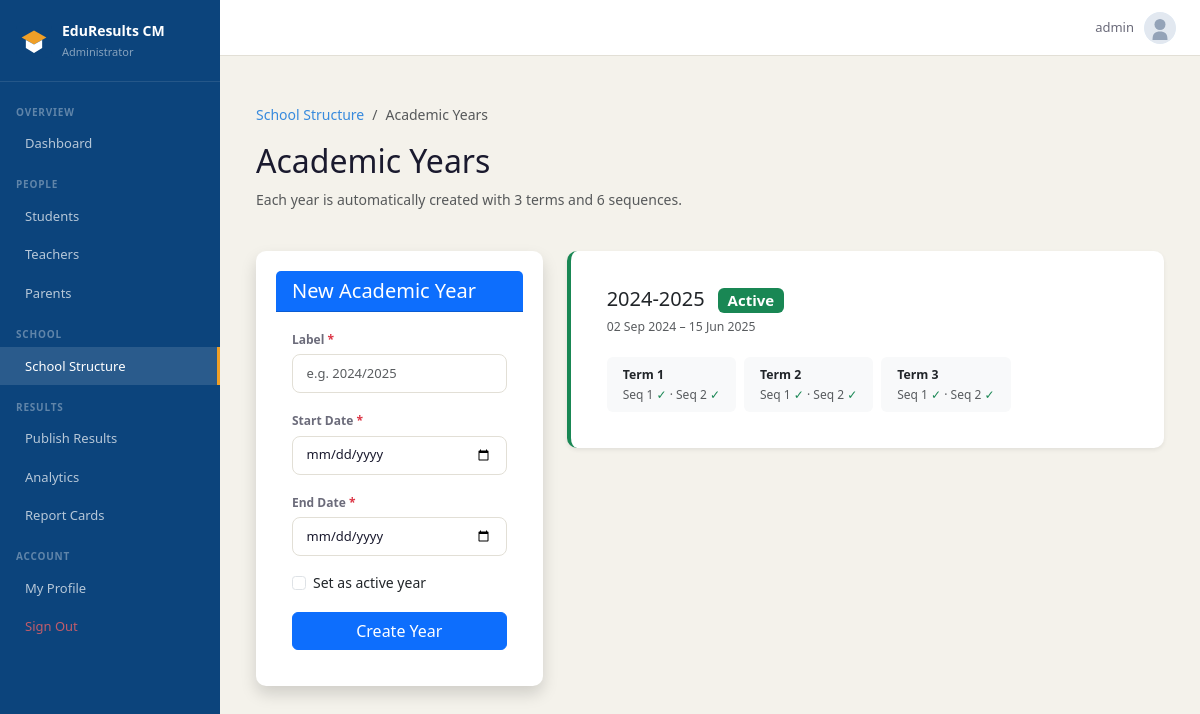
Screenshot of /school/academic-years/ (signed in) with the database file from the repository.
### accounts/models.py (models this page shows, shortened)
class User(AbstractUser):
    ROLE_CHOICES = [
        ('admin',   'Administrator'),
        ('teacher', 'Teacher'),
        ('student', 'Student'),
        ('parent',  'Parent'),
    ]
    role = models.CharField(max_length=10, choices=ROLE_CHOICES, default='student')
    def is_admin(self):   return self.role == 'admin'

### school/models.py (models this page shows, shortened)
class AcademicYear(models.Model):
    label      = models.CharField(max_length=20)        # e.g. "2024-2025"
    start_date = models.DateField()
    end_date   = models.DateField()
    is_active  = models.BooleanField(default=False)
    class Meta:
        ordering = ['-start_date']

class Term(models.Model):
    TERM_CHOICES = [('1', 'Term 1'), ('2', 'Term 2'), ('3', 'Term 3')]
    academic_year = models.ForeignKey(AcademicYear, on_delete=models.CASCADE,
                                      related_name='terms')
    name          = models.CharField(max_length=1, choices=TERM_CHOICES)
    class Meta:
        ordering = ['academic_year', 'name']
        unique_together = ['academic_year', 'name']

class Sequence(models.Model):
    SEQ_CHOICES = [('1', 'Sequence 1'), ('2', 'Sequence 2')]
    term         = models.ForeignKey(Term, on_delete=models.CASCADE,
                                     related_name='sequences')
    name         = models.CharField(max_length=1, choices=SEQ_CHOICES)
    is_published = models.BooleanField(default=False)
    class Meta:
        ordering = ['term', 'name']
        unique_together = ['term', 'name']

### school/views.py (the view, shortened to what this page needs)
# urls.py: path('academic-years/', views.manage_academic_years, name='academic_years'),
@login_required
@role_required('admin')
def manage_academic_years(request):
    years = AcademicYear.objects.prefetch_related('terms__sequences').all()
    return render(request, 'school/academic_years.html', {
        'years': years,
    })

### templates/school/academic_years.html (shortened to what this page needs)
{% extends 'base.html' %}
{% block nav_structure %}active{% endblock %}
{% block content %}
<div class="container mt-4">
    <div class="row mb-4 align-items-center">
        <div class="col">
            <nav aria-label="breadcrumb">
                <ol class="breadcrumb">
                    <li class="breadcrumb-item"><a href="{% url 'school:structure' %}">School Structure</a></li>
                    <li class="breadcrumb-item active">Academic Years</li>
                </ol>
            </nav>
            <h2>Academic Years</h2>
            <p class="text-muted">Each year is automatically created with 3 terms and 6 sequences.</p>
        </div>
    </div>
    <div class="row g-4">
        <div class="col-md-4">
            <div class="card shadow border-0">
                <div class="card-header bg-primary text-white">
                    <h5 class="mb-0"> New Academic Year</h5>
                </div>
                <div class="card-body">
                    <form method="post">
                        <div class="mb-3">
                            <label class="form-label fw-bold">Label <span class="text-danger">*</span></label>
                            <input type="text" name="label" class="form-control" placeholder="e.g. 2024/2025" required>
                        </div>
                        <div class="mb-3">
                            <label class="form-label fw-bold">Start Date <span class="text-danger">*</span></label>
                            <input type="date" name="start_date" class="form-control" required>
                        </div>
                        <div class="mb-3">
                            <label class="form-label fw-bold">End Date <span class="text-danger">*</span></label>
                            <input type="date" name="end_date" class="form-control" required>
                        </div>
                        <div class="mb-3 form-check">
                            <input type="checkbox" name="is_active" class="form-check-input" id="isActive">
                            <label class="form-check-label" for="isActive">Set as active year</label>
                        </div>
                        <button type="submit" class="btn btn-primary w-100">
                             Create Year
                        </button>
                    </form>
                </div>
            </div>
        </div>
        <div class="col-md-8">
            {% for ay in years %}
            <div class="card shadow-sm border-0 mb-3 {% if ay.is_active %}border-start border-success border-4{% endif %}">
                <div class="card-body">
                    <div class="d-flex justify-content-between align-items-start">
                        <div>
                            <h5 class="mb-1">
                                {{ ay.label }}
                                {% if ay.is_active %}
                                <span class="badge bg-success ms-2">Active</span>
                                {% endif %}
                            </h5>
                            <p class="text-muted small mb-2">
                                {{ ay.start_date|date:"d M Y" }} – {{ ay.end_date|date:"d M Y" }}
                            </p>
                        </div>
                    </div>
                    <div class="row g-2 mt-1">
                        {% for term in ay.terms.all %}
                        <div class="col-auto">
                            <div class="bg-light rounded px-3 py-2">
                                <div class="fw-bold small">Term {{ term.name }}</div>
                                <div class="text-muted" style="font-size:.75rem;">
                                    {% for seq in term.sequences.all %}
                                    Seq {{ seq.name }}{% if seq.is_published %} <span class="text-success">✓</span>{% endif %}{% if not forloop.last %} · {% endif %}
                                    {% endfor %}
                                </div>
                            </div>
                        </div>
                        {% endfor %}
                    </div>
                </div>
            </div>
            {% empty %}
            <div class="text-center py-5 text-muted">
                <i class="ti ti-calendar-off fs-1 d-block mb-2"></i>
                No academic years yet. Create one to get started.
            </div>
            {% endfor %}
        </div>
    </div>
</div>
{% endblock %}

### templates/base.html (shortened to what this page needs)
{% load static %}
<!DOCTYPE html>
<html lang="en">
<head>
  <link href="https://cdn.jsdelivr.net/npm/bootstrap@5.3.3/dist/css/bootstrap.min.css" rel="stylesheet">
  <link href="https://cdn.jsdelivr.net/npm/@tabler/icons-webfont@latest/dist/tabler-icons.min.css" rel="stylesheet">
  <link href="{% static 'css/main.css' %}" rel="stylesheet">
</head>
<body>
{% if user.is_authenticated %}
<div class="app-layout">
  <aside class="sidebar" id="sidebar">
    <a href="{% url 'accounts:dashboard' %}" class="sidebar-logo" style="text-decoration: none;">
      <div class="sidebar-logo-icon" style="background: transparent;">
        <img src="{% static 'img/favicon.svg' %}" alt="Logo" style="width: 36px; height: 36px;">
      </div>
      <div>
        <div class="sidebar-app-name text-white">EduResults CM</div>
        <div class="sidebar-role">
          {% if user.is_admin %}Administrator
          {% elif user.is_teacher %}Teacher Portal
          {% elif user.is_student %}Student Portal
          {% elif user.is_parent %}Parent Portal
          {% endif %}
        </div>
      </div>
    </a>
    <nav class="sidebar-nav">
      {% if user.is_admin %}
      <div class="nav-section">Overview</div>
      <a href="{% url 'accounts:dashboard' %}" class="nav-item {% block nav_dashboard %}{% endblock %}">
         Dashboard
      </a>
      <div class="nav-section">People</div>
      <a href="{% url 'accounts:manage_students' %}" class="nav-item {% block nav_students %}{% endblock %}">
         Students
      </a>
      <a href="{% url 'accounts:manage_teachers' %}" class="nav-item {% block nav_teachers %}{% endblock %}">
         Teachers
      </a>
      <a href="{% url 'accounts:manage_parents' %}" class="nav-item {% block nav_parents %}{% endblock %}">
         Parents
      </a>
      <div class="nav-section">School</div>
      <a href="{% url 'school:structure' %}" class="nav-item {% block nav_structure %}{% endblock %}">
         School Structure
      </a>
      <div class="nav-section">Results</div>
      <a href="{% url 'school:publish_sequence' %}" class="nav-item {% block nav_marks %}{% endblock %}">
         Publish Results
      </a>
      <a href="{% url 'reports:analytics' %}" class="nav-item {% block nav_analytics %}{% endblock %}">
         Analytics
      </a>
      <a href="{% url 'reports:admin_hub' %}" class="nav-item {% block nav_reports %}{% endblock %}">
         Report Cards
      </a>
      {% endif %}
      <div class="nav-section">Account</div>
      <a href="{% url 'accounts:password_change' %}" class="nav-item {% block nav_profile %}{% endblock %}">
         My Profile
      </a>
      <a href="{% url 'accounts:logout' %}" class="nav-item nav-item-danger">
         Sign Out
      </a>
    </nav>
  </aside>
  <div class="main-wrapper">
    <header class="topbar">
      <a href="{% url 'accounts:password_change' %}" class="topbar-user text-decoration-none text-dark">
        <span class="topbar-name">{{ user.get_full_name|default:user.username }}</span>
        <img class="topbar-avatar" src="{% static 'img/default-avatar.svg' %}" alt="Avatar">
      </a>
    </header>
    <main class="main-content">
      {% block content %}{% endblock %}
    </main>
  </div>
</div>
{% else %}
  {% block auth_content %}{% endblock %}
{% endif %}
</body>
</html>

### static/css/main.css (style rules this page uses)
:root { --navy: #0C447C; --navy-mid: #378ADD; --navy-light: #E6F1FB; --amber: #BA7517; --amber-mid: #EF9F27; --amber-light:#FAEEDA; --teal: #0F6E56; --teal-light: #E1F5EE; --red: #A32D2D; --red-light: #FCEBEB; --surface: #F4F2EB; --border: #E2DFD6; --text: #1A1A2E; --text-muted: #6B6B7A; --white: #FFFFFF; --sidebar-w: 220px; }
*, *::before, *::after { box-sizing: border-box; margin: 0; padding: 0; }
body { font-family: 'Segoe UI', Arial, sans-serif; background: var(--surface); color: var(--text); font-size: 14px; line-height: 1.6; }
a { color: var(--navy-mid); text-decoration: none; }
.app-layout { display: flex; min-height: 100vh; overflow-x: hidden; }
.sidebar { width: var(--sidebar-w); background: var(--navy); display: flex; flex-direction: column; flex-shrink: 0; position: fixed; top: 0; left: 0; height: 100vh; overflow-y: auto; z-index: 100; transition: transform .25s ease; }
.sidebar-logo { display: flex; align-items: center; gap: 10px; padding: 1.25rem 1rem; border-bottom: 1px solid rgba(255,255,255,.1); }
.sidebar-logo-icon { width: 36px; height: 36px; background: rgba(255,255,255,.15); border-radius: 8px; display: flex; align-items: center; justify-content: center; font-size: 18px; color: #fff; flex-shrink: 0; }
.sidebar-app-name { font-size: 14px; font-weight: 600; color: #fff; }
.sidebar-role { font-size: 11px; color: rgba(255,255,255,.5); margin-top: 1px; }
.sidebar-nav { padding: .5rem 0 1rem; flex: 1; }
.nav-section { font-size: 10px; font-weight: 600; color: rgba(255,255,255,.35); text-transform: uppercase; letter-spacing: .08em; padding: .85rem 1rem .3rem; }
.nav-item { display: flex; align-items: center; gap: 9px; padding: .55rem 1rem; font-size: 13px; color: rgba(255,255,255,.7); transition: all .15s; border-right: 3px solid transparent; }
.nav-item.active { background: rgba(255,255,255,.12); color: #fff; border-right-color: var(--amber-mid); }
.nav-item-danger { color: rgba(255,100,100,.75) !important; }
.main-wrapper { margin-left: var(--sidebar-w); flex: 1; display: flex; flex-direction: column; min-height: 100vh; }
.topbar { height: 56px; background: var(--white); border-bottom: 1px solid var(--border); display: flex; align-items: center; padding: 0 1.5rem; gap: 1rem; position: sticky; top: 0; z-index: 50; }
.topbar-user { display: flex; align-items: center; gap: 10px; }
.topbar-name { font-size: 13px; color: var(--text-muted); }
.topbar-avatar { width: 32px; height: 32px; background: var(--navy-light); color: var(--navy); border-radius: 50%; display: flex; align-items: center; justify-content: center; font-size: 12px; font-weight: 700; }
.main-content { padding: 1.5rem; flex: 1; }
.card { background: var(--white); border: 1px solid var(--border); border-radius: 10px; padding: 1.25rem; margin-bottom: 1rem; }
.form-label { font-size: 12px; font-weight: 600; color: var(--text-muted); margin-bottom: 5px; }
.form-control, .form-select { background: var(--white); border: 1px solid var(--border); color: var(--text); border-radius: 8px; font-size: 13px; padding: .55rem .85rem; }

### rows the page displays
User: get_full_name "admin"
AcademicYear: label "2024-2025", is_active "Active", start_date "02 Sep 2024", end_date "15 Jun 2025"
Term: name "1"
Sequence: name "1"
Sequence: name "2"
Term: name "2"
Sequence: name "1"
Sequence: name "2"
Term: name "3"
Sequence: name "1"
Sequence: name "2"
